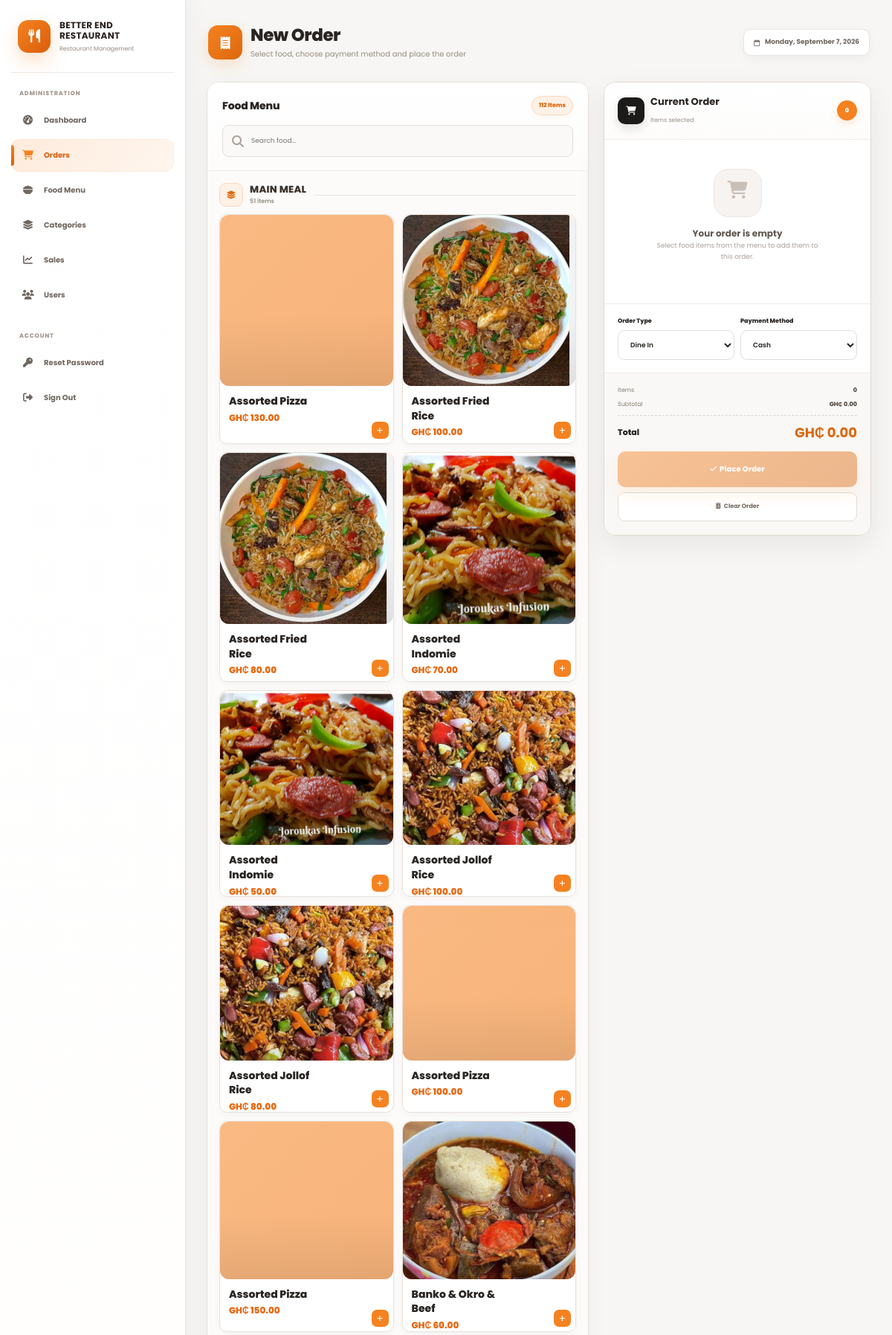
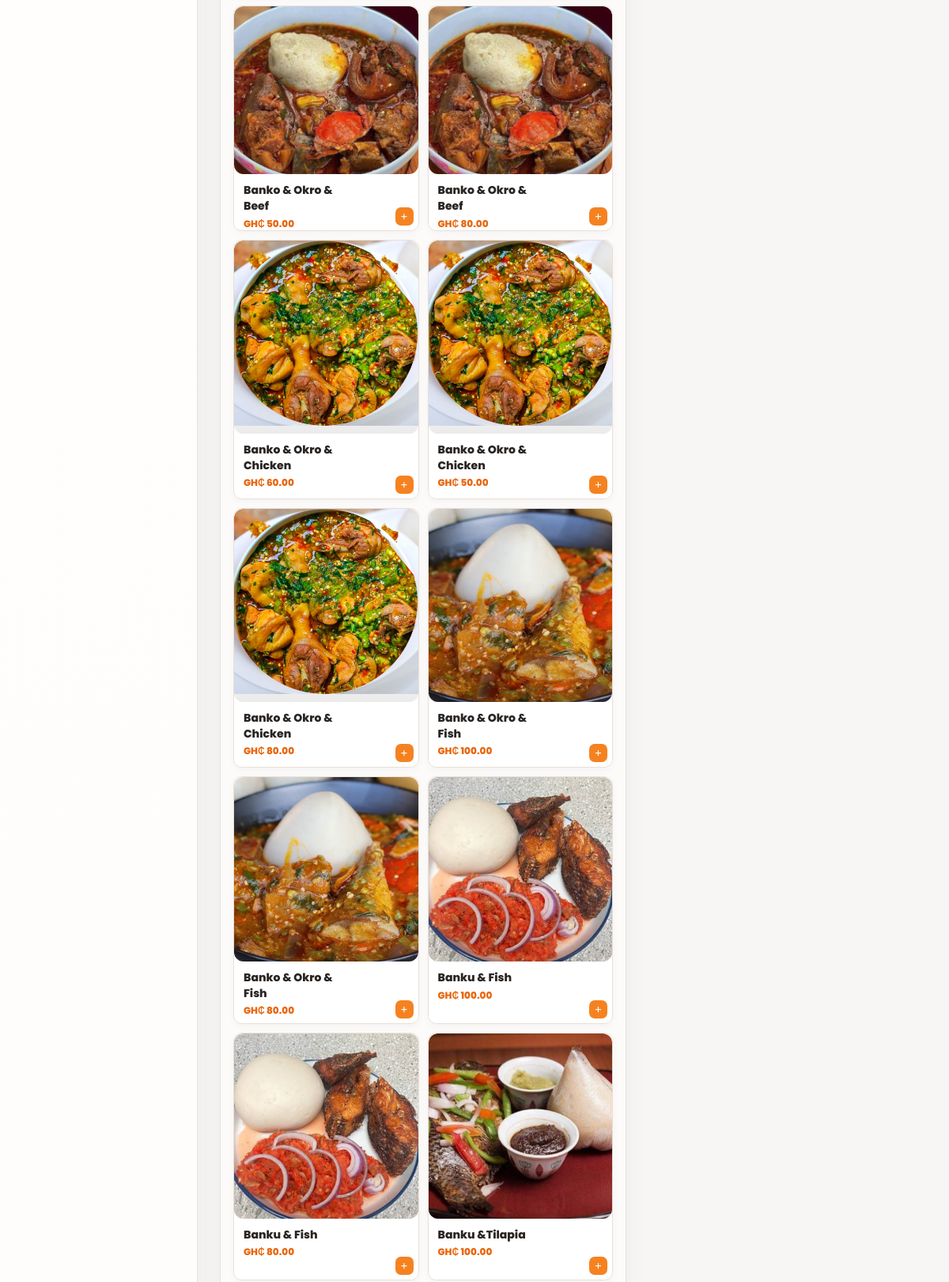
The app's page /pages/orders.php (signed in, upper part) with its own data (2 pictures, top to bottom).
### tables this page shows
CREATE TABLE `food_menu` (
  `id` int(10) UNSIGNED NOT NULL,
  `category_id` int(10) UNSIGNED NOT NULL,
  `name` varchar(150) NOT NULL,
  `description` text DEFAULT NULL,
  `price` decimal(10,2) NOT NULL DEFAULT 0.00,
  `image` varchar(255) DEFAULT NULL,
  `status` enum('Available','Unavailable') NOT NULL DEFAULT 'Available',
  `created_at` timestamp NOT NULL DEFAULT current_timestamp(),
  `updated_at` timestamp NOT NULL DEFAULT current_timestamp() ON UPDATE current_timestamp()
);

### pages/orders.php (the view, shortened to what this page needs)
<?php
require_once "../includes/db_connection.php";
$foods = [];
try {
    $stmt = $pdo->query("
        SELECT
            fm.id,
            fm.name,
            fm.price,
            fm.image,
            fm.status,
            COALESCE(c.name, 'Uncategorized') AS category_name,
            COALESCE(c.id, 0) AS category_id
        FROM food_menu fm
        LEFT JOIN categories c ON c.id = fm.category_id
        WHERE fm.status = 'Available'
        ORDER BY
            CASE
                WHEN UPPER(TRIM(COALESCE(c.name, ''))) = 'MAIN MEAL' THEN 0
                WHEN c.name IS NULL OR TRIM(c.name) = '' THEN 2
                ELSE 1
            END,
            c.name ASC,
            fm.name ASC
    ");
    $foods = $stmt->fetchAll(PDO::FETCH_ASSOC);
} catch (PDOException $e) {
    $pageError = 'Unable to load the food menu.';
}
?>
<!DOCTYPE html>
<html lang="en">
<head>
    <link href="https://cdn.jsdelivr.net/npm/bootstrap@5.3.3/dist/css/bootstrap.min.css" rel="stylesheet">
    <link rel="stylesheet" href="https://cdnjs.cloudflare.com/ajax/libs/font-awesome/6.5.2/css/all.min.css">
    <link rel="stylesheet" href="../assets/css/styles.css">
</head>
<body>
    <div class="app">
        <?php
        if (file_exists("../includes/sidebar.php")) {
            include "../includes/sidebar.php";
        }
        ?>
        <main class="main">
            <div class="content">
                <div class="page-header">
                    <div class="title">
                        <div class="title-icon"><i class="fa-solid fa-receipt"></i></div>
                        <div>
                            <h1>New Order</h1>
                            <p class="subtitle">Select food, choose payment method and place the order</p>
                        </div>
                    </div>
                    <div class="date"><i
                            class="fa-regular fa-calendar me-1"></i><?= htmlspecialchars(date('l, F j, Y')) ?>
                    </div>
                </div>
                <div class="layout">
                    <section class="panel">
                        <div class="panel-head">
                            <div class="panel-head-row">
                                <h2>Food Menu</h2>
                                <span class="badge-count"><?= count($foods) ?> Items</span>
                            </div>
                            <div class="menu-search">
                                <i class="fa-solid fa-magnifying-glass"></i>
                                <input id="foodSearch" type="text" placeholder="Search food...">
                            </div>
                        </div>
                        <div class="food-menu-groups" id="foodGrid">
                            <?php if ($foods): ?>
                            <?php
                            $foodGroups = [];
                            foreach ($foods as $food) {
                                $groupKey = (string)($food['category_id'] ?? '0');
                                if (!isset($foodGroups[$groupKey])) {
                                    $foodGroups[$groupKey] = [
                                        'name' => $food['category_name'] ?? 'Uncategorized',
                                        'items' => []
                                    ];
                                }
                                $foodGroups[$groupKey]['items'][] = $food;
                            }
                            ?>
                            <?php foreach ($foodGroups as $group): ?>
                            <section class="food-category-group">
                                <div class="food-category-header">
                                    <div class="food-category-title">
                                        <span class="food-category-icon">
                                            <i class="fa-solid fa-layer-group"></i>
                                        </span>
                                        <div>
                                            <h3><?= htmlspecialchars($group['name']) ?></h3>
                                            <small><?= number_format(count($group['items'])) ?>
                                                item<?= count($group['items']) === 1 ? '' : 's' ?></small>
                                        </div>
                                    </div>
                                    <span class="food-category-line"></span>
                                </div>
                                <div class="food-grid category-food-grid">
                                    <?php foreach ($group['items'] as $food): ?>
                                    <article class="food-card" data-id="<?= (int)$food['id'] ?>"
                                        data-name="<?= htmlspecialchars(strtolower($food['name']), ENT_QUOTES) ?>"
                                        data-food-name="<?= htmlspecialchars($food['name'], ENT_QUOTES) ?>"
                                        data-price="<?= (float)$food['price'] ?>"
                                        data-image="<?= htmlspecialchars($food['image'] ?? '', ENT_QUOTES) ?>">
                                        <div class="food-image">
                                            <?php if (!empty($food['image'])): ?>
                                            <img src="../assets/uploads/<?= htmlspecialchars($food['image'], ENT_QUOTES) ?>"
                                                alt="<?= htmlspecialchars($food['name'], ENT_QUOTES) ?>"
                                                onerror="this.style.display='none';this.parentElement.innerHTML='<div class=&quot;placeholder&quot;><i class=&quot;fa-solid fa-utensils&quot;></i></div>';">
                                            <?php else: ?>
                                            <div class="placeholder"><i class="fa-solid fa-utensils"></i></div>
                                            <?php endif; ?>
                                        </div>
                                        <div class="food-info">
                                            <span class="food-name"><?= htmlspecialchars($food['name']) ?></span>
                                            <div class="price">GH₵ <?= number_format((float)$food['price'], 2) ?></div>
                                        </div>
                                        <button type="button" class="add"
                                            aria-label="Add <?= htmlspecialchars($food['name'], ENT_QUOTES) ?>">
                                            <i class="fa-solid fa-plus"></i>
                                        </button>
                                    </article>
                                    <?php endforeach; ?>
                                </div>
                            </section>
                            <?php endforeach; ?>
                            <?php endif; ?>
                        </div>
                    </section>
                    <aside class="panel cart">
                        <div class="cart-head">
                            <div class="cart-title">
                                <div class="cart-icon"><i class="fa-solid fa-cart-shopping"></i></div>
                                <div><strong>Current Order</strong><small>Items selected</small></div>
                            </div>
                            <span class="cart-count" id="cartCount">0</span>
                        </div>
                        <div class="cart-items" id="cartItems">
                            <div class="empty" id="emptyCart">
                                <div class="empty-icon"><i class="fa-solid fa-cart-shopping"></i></div>
                                <strong>Your order is empty</strong>
                                <p>Select food items from the menu to add them to this order.</p>
                            </div>
                        </div>
                        <div class="details">
                            <div class="row g-2">
                                <div class="col-6">
                                    <label class="label">Order Type</label>
                                    <select id="orderType" class="select">
                                        <option value="Dine In">Dine In</option>
                                    </select>
                                </div>
                                <div class="col-6">
                                    <label class="label">Payment Method</label>
                                    <select id="paymentMethod" class="select">
                                        <option value="Cash">Cash</option>
                                    </select>
                                </div>
                            </div>
                        </div>
                        <div class="summary">
                            <div class="rowline"><span>Items</span><strong id="summaryItems">0</strong></div>
                            <div class="rowline"><span>Subtotal</span><strong id="summarySubtotal">GH₵ 0.00</strong>
                            </div>
                            <div class="total"><span>Total</span><strong id="summaryTotal">GH₵ 0.00</strong></div>
                            <button id="placeOrder" class="place" disabled>
                                <i class="fa-solid fa-check me-1"></i>Place Order
                            </button>
                            <button id="clearOrder" class="clear">
                                <i class="fa-solid fa-trash-can me-1"></i>Clear Order
                            </button>
                        </div>
                    </aside>
                </div>
            </div>
        </main>
    </div>
</body>
</html>

### includes/sidebar.php (shortened to what this page needs)
<?php
$currentPage = basename($_SERVER['PHP_SELF']);
$role = $_SESSION['role'] ?? '';
$isAdmin = ($role === 'Administrator');
$isDashboard =
    $currentPage === 'dashboard.php' ||
    $currentPage === 'sales_dashboard.php';
?>
<aside class="sidebar" id="mainSidebar">
    <div class="sidebar-brand">
        <div class="brand-logo">
            <i class="fa-solid fa-utensils"></i>
        </div>
        <div class="brand-copy">
            <strong>BETTER END</strong>
            <strong>RESTAURANT</strong>
            <small>Restaurant Management</small>
        </div>
    </div>
    <?php if ($isAdmin): ?>
    <div class="sidebar-label">Administration</div>
    <nav class="sidebar-nav">
        <a href="dashboard.php" class="<?= $isDashboard ? 'active' : '' ?>">
            <i class="fa-solid fa-gauge-high"></i>
            <span>Dashboard</span>
        </a>
        <a href="orders.php" class="<?= $currentPage === 'orders.php' ? 'active' : '' ?>">
            <i class="fa-solid fa-cart-shopping"></i>
            <span>Orders</span>
        </a>
        <a href="food_menu.php" class="<?= $currentPage === 'food_menu.php' ? 'active' : '' ?>">
            <i class="fa-solid fa-bowl-food"></i>
            <span>Food Menu</span>
        </a>
        <a href="category.php" class="<?= $currentPage === 'category.php' ? 'active' : '' ?>">
            <i class="fa-solid fa-layer-group"></i>
            <span>Categories</span>
        </a>
        <a href="sales.php" class="<?= $currentPage === 'sales.php' ? 'active' : '' ?>">
            <i class="fa-solid fa-chart-line"></i>
            <span>Sales</span>
        </a>
        <a href="users.php" class="<?= $currentPage === 'users.php' ? 'active' : '' ?>">
            <i class="fa-solid fa-users"></i>
            <span>Users</span>
        </a>
    </nav>
    <?php endif; ?>
    <div class="sidebar-label account-label">Account</div>
    <nav class="sidebar-nav">
        <a href="#" id="openPasswordFromNav">
            <i class="fa-solid fa-key"></i>
            <span>Reset Password</span>
        </a>
        <a href="../handlers/logout.php" class="logout-link">
            <i class="fa-solid fa-right-from-bracket"></i>
            <span>Sign Out</span>
        </a>
    </nav>
</aside>

### assets/css/styles.css (style rules this page uses)
:root { --orange: #f58220; --orange-dark: #d95e0d; --orange-light: #fff1e5; --blue: #2867b2; --blue-dark: #174c91; --blue-light: #edf5ff; --gold: #c87913; --gold-dark: #a85c06; --gold-light: #fff5e9; --green: #16835b; --green-dark: #096542; --green-light: #eaf8f1; --red: #b42318; --red-light: #fff0ef; --text: #29231f; --muted: #81776f; --bg: #f7f5f2; --white: #ffffff; --border: #ebe5df; --shadow: 0 12px 34px rgba(39, 33, 29, 0.065); }
* { box-sizing: border-box; }
html { scroll-behavior: smooth; }
body { margin: 0; background: var(--bg); color: var(--text); font-family: "Poppins", sans-serif; }
a { color: inherit; text-decoration: none; }
button, input { font-family: inherit; }
.app { min-height: 100vh; display: flex; }
.sidebar { width: 250px; background: linear-gradient(180deg, #ffffff 0%, #fffaf6 100%); border-right: 1px solid #ebe3dc; position: fixed; inset: 0 auto 0 0; z-index: 9000; padding: 22px 15px; display: flex; flex-direction: column; box-shadow: 8px 0 30px rgba(45, 34, 25, 0.035); }
.sidebar-brand { display: flex; align-items: center; gap: 12px; padding: 5px 9px 25px; border-bottom: 1px solid #eee8e2; margin-bottom: 22px; }
.brand-logo { width: 44px; height: 44px; flex: 0 0 44px; border-radius: 14px; display: grid; place-items: center; background: linear-gradient(135deg, #f58220, #d95d0c); color: #fff; font-size: 18px; box-shadow: 0 10px 24px rgba(245, 130, 32, 0.25); }
.brand-copy { min-width: 0; }
.brand-copy strong { display: block; color: #29231f; font-size: 12px; line-height: 1.15; letter-spacing: 0.02em; }
.brand-copy small { display: block; color: #958b83; font-size: 8px; margin-top: 5px; }
.sidebar-label { padding: 0 11px 8px; color: #a59b93; font-size: 8px; font-weight: 800; letter-spacing: 0.1em; text-transform: uppercase; }
.sidebar-nav { display: flex; flex-direction: column; gap: 3px; }
.sidebar-nav a { position: relative; display: flex; align-items: center; gap: 12px; min-height: 44px; padding: 0 13px; border-radius: 12px; color: #70675f; font-size: 10px; font-weight: 700; transition: background 0.18s ease, color 0.18s ease, transform 0.18s ease; }
.sidebar-nav a i { width: 19px; text-align: center; font-size: 13px; }
.sidebar-nav a.active { background: linear-gradient( 135deg, rgba(245, 130, 32, 0.16), rgba(245, 130, 32, 0.07) ); color: #d95e0d; box-shadow: inset 0 0 0 1px rgba(245, 130, 32, 0.08); }
.sidebar-nav a.active::before { content: ""; position: absolute; left: 0; top: 8px; bottom: 8px; width: 4px; border-radius: 0 5px 5px 0; background: linear-gradient(180deg, #f58220, #d95e0d); }
.sidebar-nav a.active i { color: #f58220; }
.account-label { margin-top: 27px; }
.main { width: calc(100% - 250px); margin-left: 250px; min-height: 100vh; }
.content { padding: 28px; max-width: 1550px; margin: auto; }
.panel { background: #fff; border: 1px solid var(--border); border-radius: 18px; box-shadow: var(--shadow); overflow: hidden; }
.food-image { width: 48px; height: 48px; flex: 0 0 48px; overflow: hidden; border-radius: 12px; background: var(--orange-light); }
.food-image img { width: 100%; height: 100%; display: block; object-fit: cover; }
.food-info { min-width: 0; flex: 1; }
.empty { padding: 32px 20px; text-align: center; color: var(--muted); font-size: 9px; }
.empty i { display: block; margin-bottom: 9px; color: #c9bfb7; font-size: 24px; }

### records on screen
food_menu: name "Assorted Pizza", price "130.00"
food_menu: image (picture), name "Assorted Fried Rice", price "100.00"
food_menu: image (picture), name "Assorted Fried Rice", price "80.00"
food_menu: image (picture), name "Assorted Indomie", price "70.00"
food_menu: image (picture), name "Assorted Indomie", price "50.00"
food_menu: image (picture), name "Assorted Jollof Rice", price "100.00"
food_menu: image (picture), name "Assorted Jollof Rice", price "80.00"
food_menu: name "Assorted Pizza", price "100.00"
food_menu: name "Assorted Pizza", price "150.00"
food_menu: image (picture), name "Banko & Okro & Beef", price "60.00"
food_menu: image (picture), name "Banko & Okro & Beef", price "50.00"
food_menu: image (picture), name "Banko & Okro & Beef", price "80.00"
food_menu: image (picture), name "Banko & Okro & Chicken", price "60.00"
food_menu: image (picture), name "Banko & Okro & Chicken", price "50.00"
food_menu: image (picture), name "Banko & Okro & Chicken", price "80.00"
food_menu: image (picture), name "Banko & Okro & Fish", price "100.00"
food_menu: image (picture), name "Banko & Okro & Fish", price "80.00"
food_menu: image (picture), name "Banku & Fish", price "100.00"
food_menu: image (picture), name "Banku & Fish", price "80.00"
food_menu: image (picture), name "Banku &Tilapia", price "100.00"

### other values on screen
count($foods) "112"
$group['name'] "MAIN MEAL"
count($group['items']) "51"
